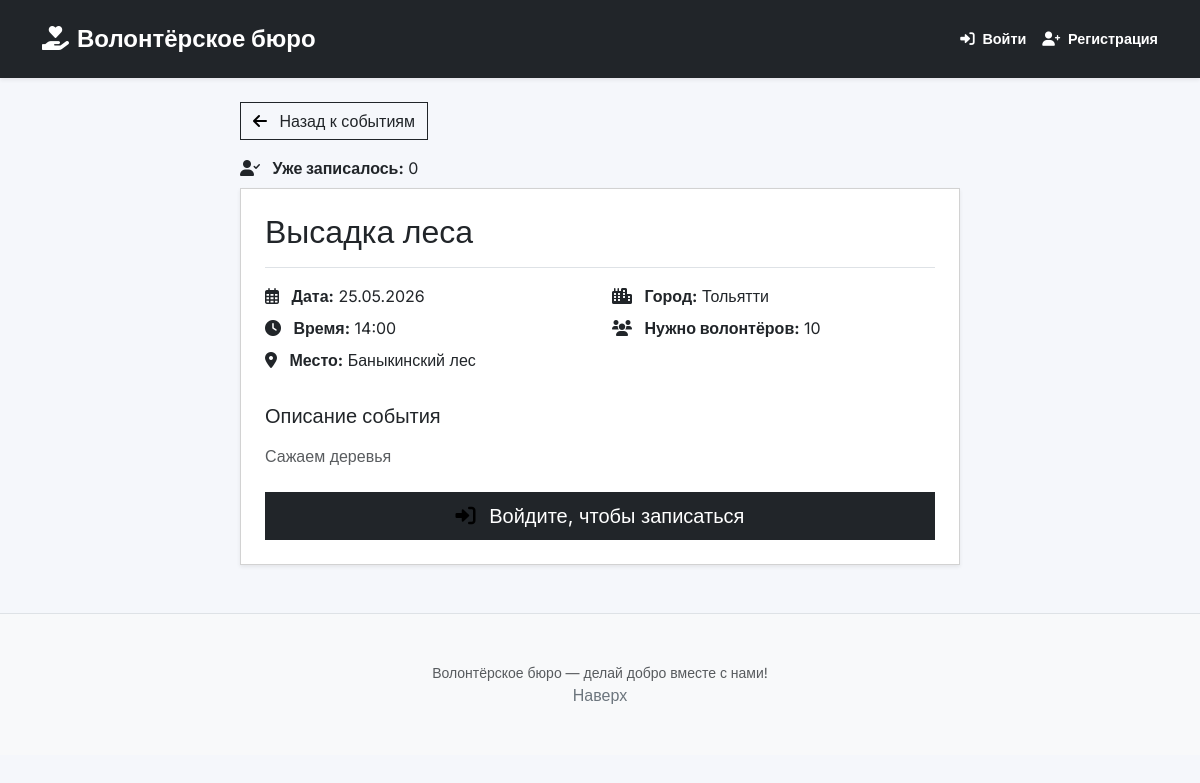
Screenshot of /event_detail/3 with the database file from the repository.
### data/models.py (models this page shows)
class Event(SqlAlchemyBase):
    __tablename__ = 'events'
    id = sqlalchemy.Column(sqlalchemy.Integer, primary_key=True, autoincrement=True)
    title = sqlalchemy.Column(sqlalchemy.String, nullable=False)
    description = sqlalchemy.Column(sqlalchemy.String, nullable=False)
    date = sqlalchemy.Column(sqlalchemy.DateTime, nullable=False)
    location = sqlalchemy.Column(sqlalchemy.String, nullable=False)
    city = sqlalchemy.Column(sqlalchemy.String, nullable=False)
    author_id = sqlalchemy.Column(sqlalchemy.Integer, sqlalchemy.ForeignKey("users.id"), nullable=False)
    max_volunteers = sqlalchemy.Column(sqlalchemy.Integer, default=10)

### app.py (the view)
@app.route('/event_detail/<int:event_id>')
def event_detail(event_id):
    from data.models import Response
    session = db_session.create_session()
    event = session.get(Event, event_id)
    volunteers_count = session.query(Response).filter_by(event_id=event_id).count()
    already_joined = False
    if current_user.is_authenticated:
        already_joined = session.query(Response).filter_by(
            event_id=event_id,
            user_id=current_user.id
        ).first() is not None
    session.close()
    if event is None:
        return redirect('/')
    return render_template('event_detail.html', title='Детали события', event=event, already_joined=already_joined,volunteers_count=volunteers_count)

### data/db_session.py (called while the page is built)
def create_session() -> Session:
    global __factory
    return __factory()

### templates/event_detail.html (shortened to what this page needs)
{% extends "base.html" %}
{% block content %}
<div class="container mt-4">
    <div class="row">
        <div class="col-lg-8 mx-auto">
            <div class="mb-3">
                <a href="/" class="btn btn-outline-dark">
                    <i class="fas fa-arrow-left me-2"></i> Назад к событиям
                </a>
            </div>
            <div class="mb-2">
                <i class="fas fa-user-check me-2 text-dark"></i>
                <strong>Уже записалось:</strong> {{ volunteers_count }}
            </div>
            <div class="card shadow-sm">
                <div class="card-body p-4">
                    <div class="border-bottom pb-3 mb-3">
                        <h1 class="h2 mb-0">{{ event.title }}</h1>
                    </div>
                    <div class="row mb-4">
                        <div class="col-md-6">
                            <div class="mb-2">
                                <i class="far fa-calendar-alt me-2 text-dark"></i>
                                <strong>Дата:</strong> {{ event.date.strftime('%d.%m.%Y') }}
                            </div>
                            <div class="mb-2">
                                <i class="fas fa-clock me-2 text-dark"></i>
                                <strong>Время:</strong> {{ event.date.strftime('%H:%M') }}
                            </div>
                            <div class="mb-2">
                                <i class="fas fa-map-marker-alt me-2 text-dark"></i>
                                <strong>Место:</strong> {{ event.location }}
                            </div>
                        </div>
                        <div class="col-md-6">
                            <div class="mb-2">
                                <i class="fas fa-city me-2 text-dark"></i>
                                <strong>Город:</strong> {{ event.city }}
                            </div>
                            <div class="mb-2">
                                <i class="fas fa-users me-2 text-dark"></i>
                                <strong>Нужно волонтёров:</strong> {{ event.max_volunteers }}
                            </div>
                        </div>
                    </div>
                    <div class="mb-4">
                        <h4 class="h5 mb-3">Описание события</h4>
                        <p class="text-muted">{{ event.description }}</p>
                    </div>
                    {% if current_user.is_authenticated %}
                        <button class="btn btn-dark btn-lg w-100" id="joinEventBtn"
                                {% if already_joined %}disabled{% endif %}>
                            <i class="fas fa-hand-peace me-2"></i>
                            {% if already_joined %}
                                 Вы уже записаны на это событие
                            {% else %}
                                 Хочу участвовать!
                            {% endif %}
                        </button>
                    {% else %}
                        <a href="/login" class="btn btn-dark btn-lg w-100">
                            <i class="fas fa-sign-in-alt me-2"></i> Войдите, чтобы записаться
                        </a>
                    {% endif %}
                </div>
            </div>
        </div>
    </div>
</div>
{% endblock %}

### templates/base.html (style rules this page uses)
body { font-family: 'Inter', sans-serif; background: #f5f7fb; }
.card, .btn, .form-control, .alert, .nav-link, .badge, .list-group-item { border-radius: 0px !important; }
.fas, .far { color: #000000; }
a { color: #000000; text-decoration: none; }

### rows the page displays
Event: title "Высадка леса", date "25.05.2026", date "14:00", location "Баныкинский лес", city "Тольятти", max_volunteers "10", description "Сажаем деревья"

### other values shown
{{ volunteers_count }} "0"
